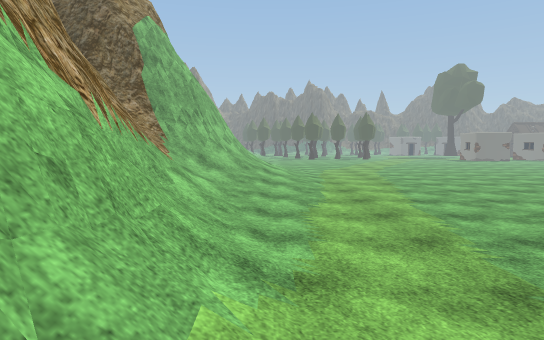
[1] (above)

19 first-person views from a walk through a scene from a Unity 3-D project. The camera is 1.3 m above the floor, tilts 4° down and sees 75° across. The floor is counted in squares, 1 m on a side. Each view is taken from the middle of a square. On the plan, view 1 faces up. The plan holds only what a view shows up to about 15 squares ahead; the rest is blank. The place goes on beyond the plan. The player is left out. Some surface patterns are stand-ins.

[2]
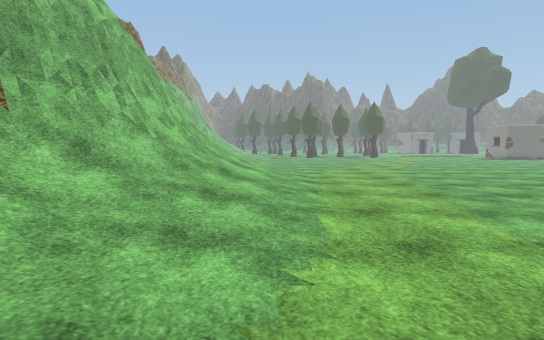

[3]
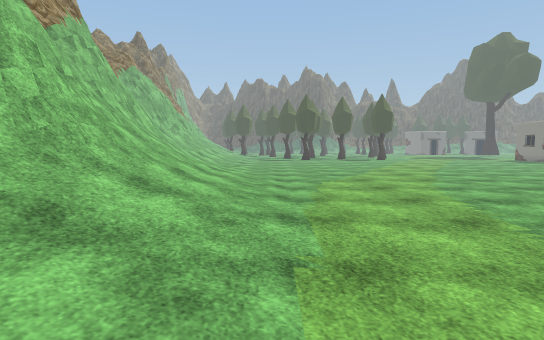

[4]
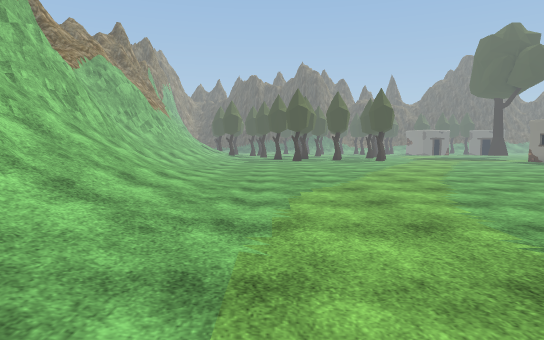

[5]
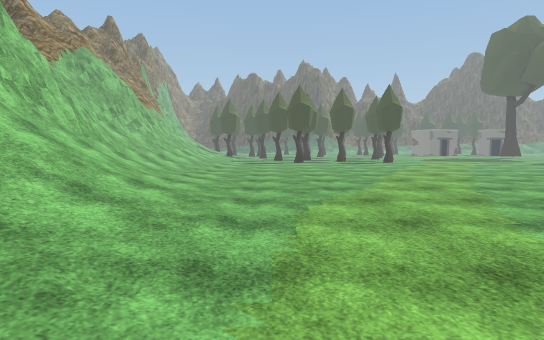

[6]
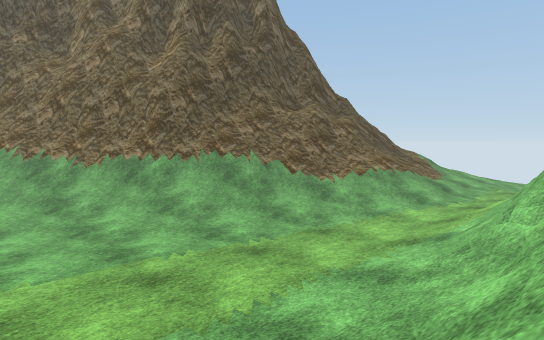

[7]
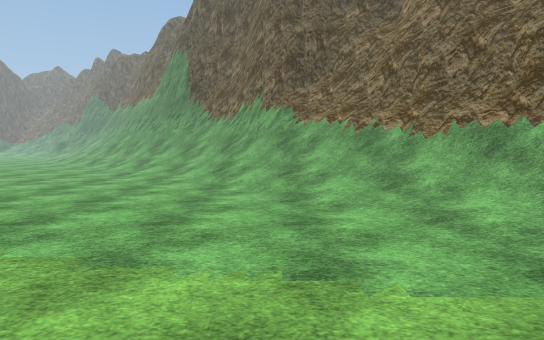

[8]
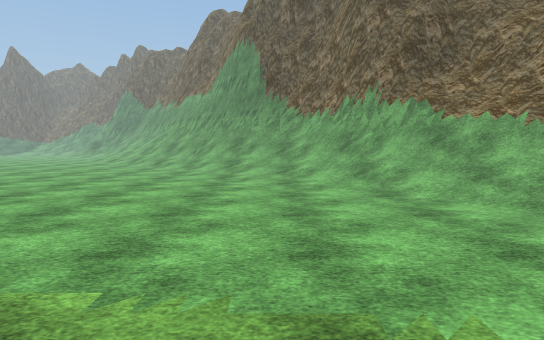

[9]
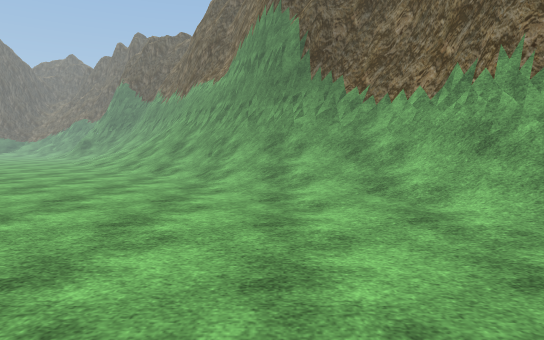

[10]
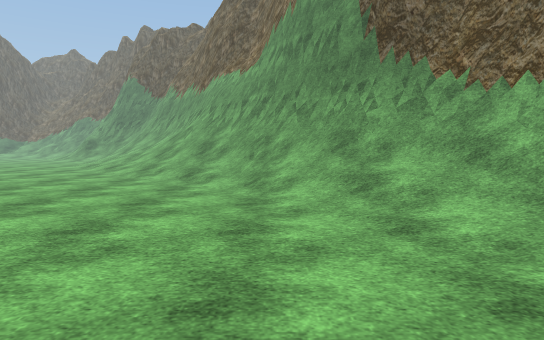

[11]
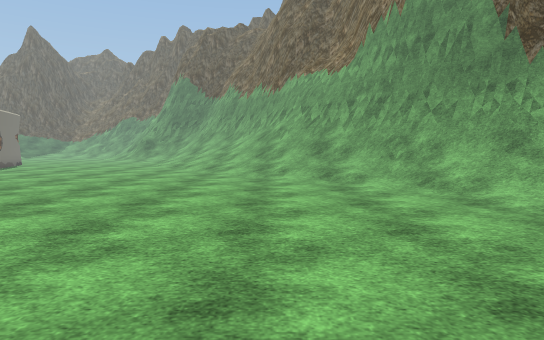

[12]
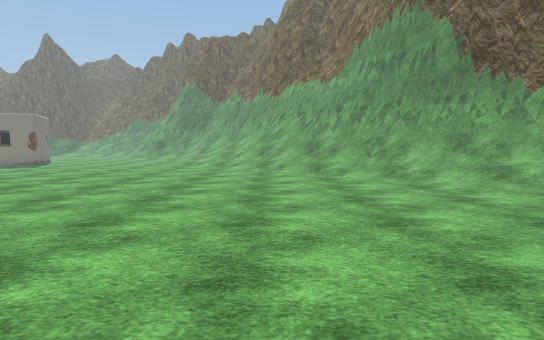

[13]
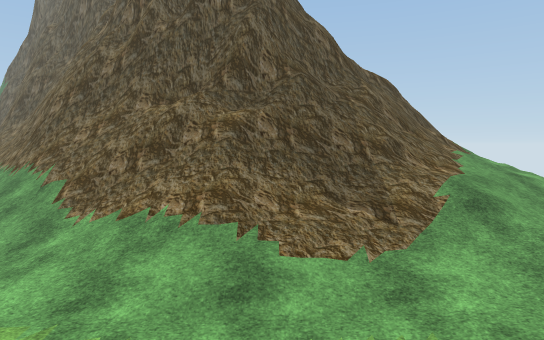

[14]
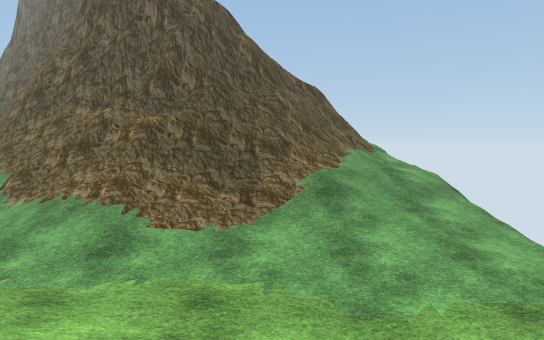

[15]
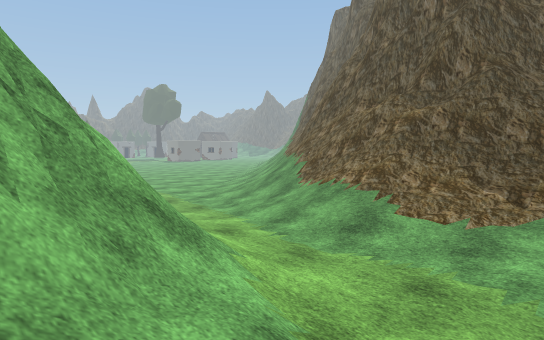

[16]
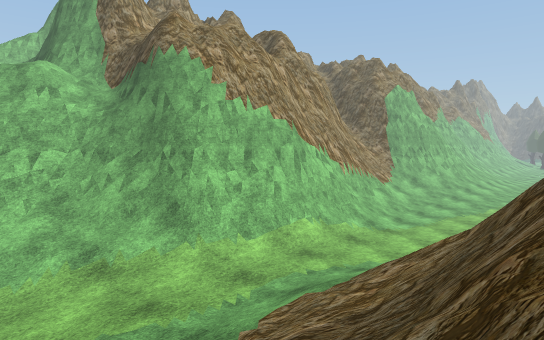

[17]
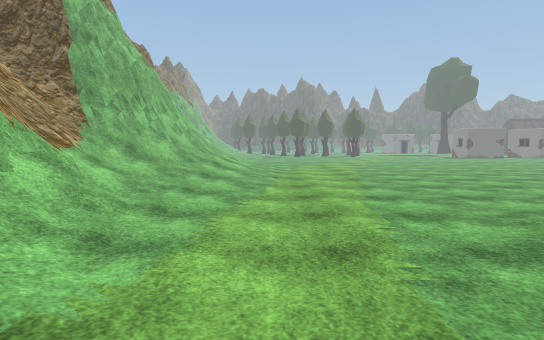

[18]
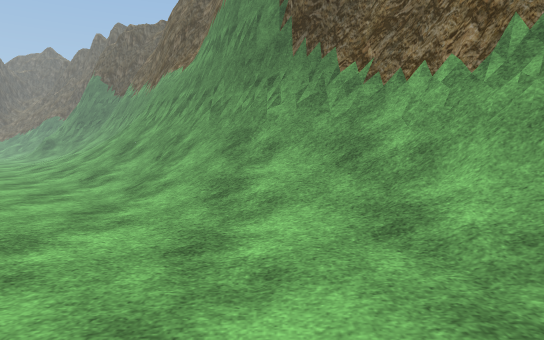

[19]
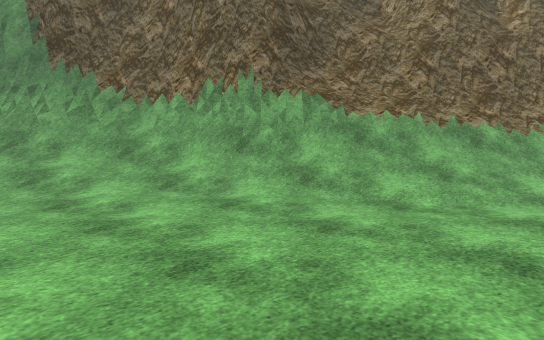

### Floor plan
Key: @ floor where view 1 was taken; # wall or solid block; . main floor; : floor 0.25 m higher than the main floor; + floor 0.5 m higher than the main floor; * floor 0.75 m higher than the main floor; % floor 1 m higher than the main floor; & floor 4 m higher than the main floor; / step, stairs or slope; = window, fence, low wall or low ledge.
Columns run from 6 left of view 1 to 28 right of it. Each row starts with its distance up from view 1.
 33 #=/// ...............   ..........
 32 #== /:............... ............
 31 ###=//............................
 30  ##=//:...........................
 29  ##///:............................
 28  ##///:............................
 27 ###////.........................../
 26 ###////..........................//
 25   =///+:........................///
 24   #=///:.......................////
 23   #=///:....................../////
 22   ##=//:.....................////=#
 21    ##//:...................////=###
 20    ##//:................../////###
 19    ##/*:................./////###
 18    #=//:................/////=##
 17   ##///:................////###
 16 ###=//+:.............../////##
 15 ###=//+:............./////###
 14 ===//+::............////==##
 13 ==///+:.........../////=###
 12 ##=//::........../////=###
 11  #=//:...........//////=#
 10  ## /:........./:///// ##
  9   #=//.........:////#=##
  8   ##//........:////=###
  7    #//.......////#=###
  6    #//......////=###
  5    ##//....////=###
  4    ##//....////##
  3    ##=/.../////=#
  2    ##//...:////=#
  1    ##=/:.////==##
  0    ##=@::///##=#
 -1   ##==/::///=#&#
 -2   ##=/+:////####
 -3 ###==/+:////=##
 -4 ##=///::////=##
 -5 ##///+:://///####
 -6 =////:::+////==##
 -7 #////::++//////=###
 -8  ///...:+//////===#
 -9       .:////////###
-10       .:+/%//////=#
-11       .:++////////=
-12        ::+////////
-13         ::///////

Positions as (right, up) in squares from view 1, and headings:
1: (0, 0), facing up
2: (1, 7), facing up
3: (2, 13), facing up
4: (3, 16), facing up
5: (3, 18), facing up
6: (-3, 12), facing down-right
7: (1, 12), facing right
8: (3, 17), facing right
9: (9, 19), facing right
10: (12, 21), facing right
11: (12, 26), facing right
12: (9, 26), facing right
13: (-3, -4), facing right
14: (-5, -7), facing right
15: (-5, -8), facing up-right
16: (7, -9), facing up-left
17: (2, 2), facing up
18: (13, 18), facing right
19: (9, 21), facing down-right
